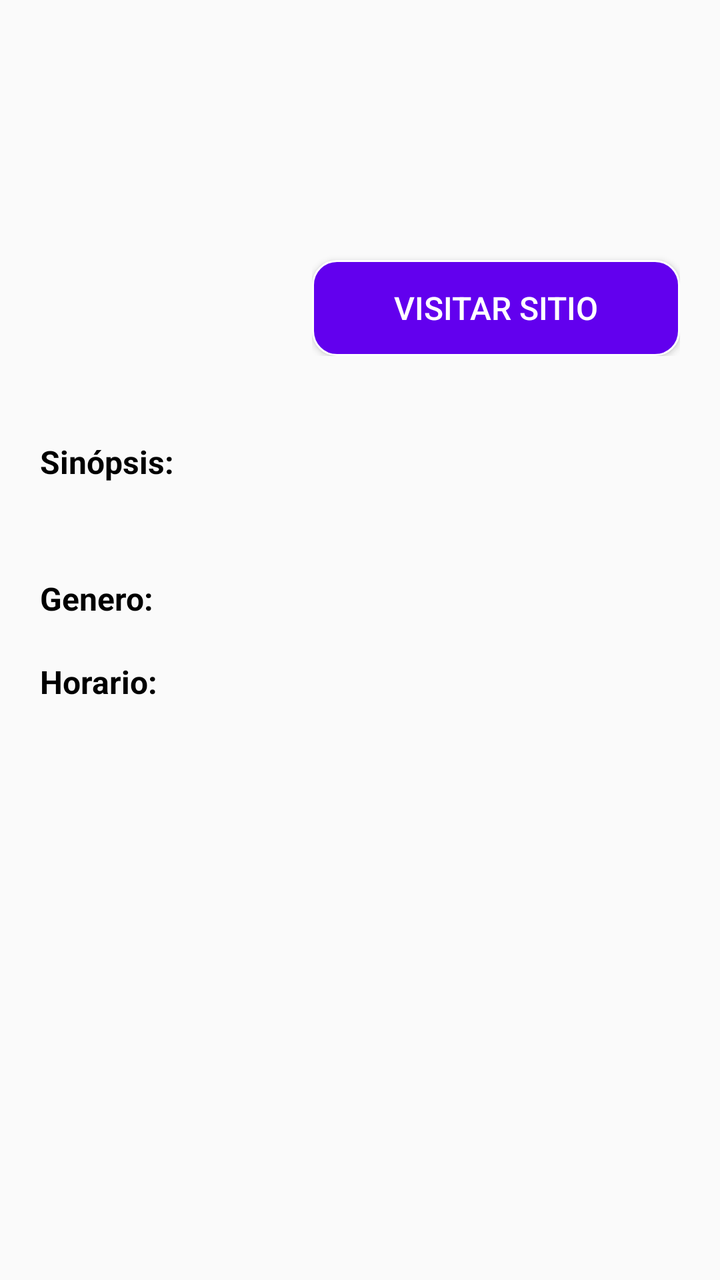
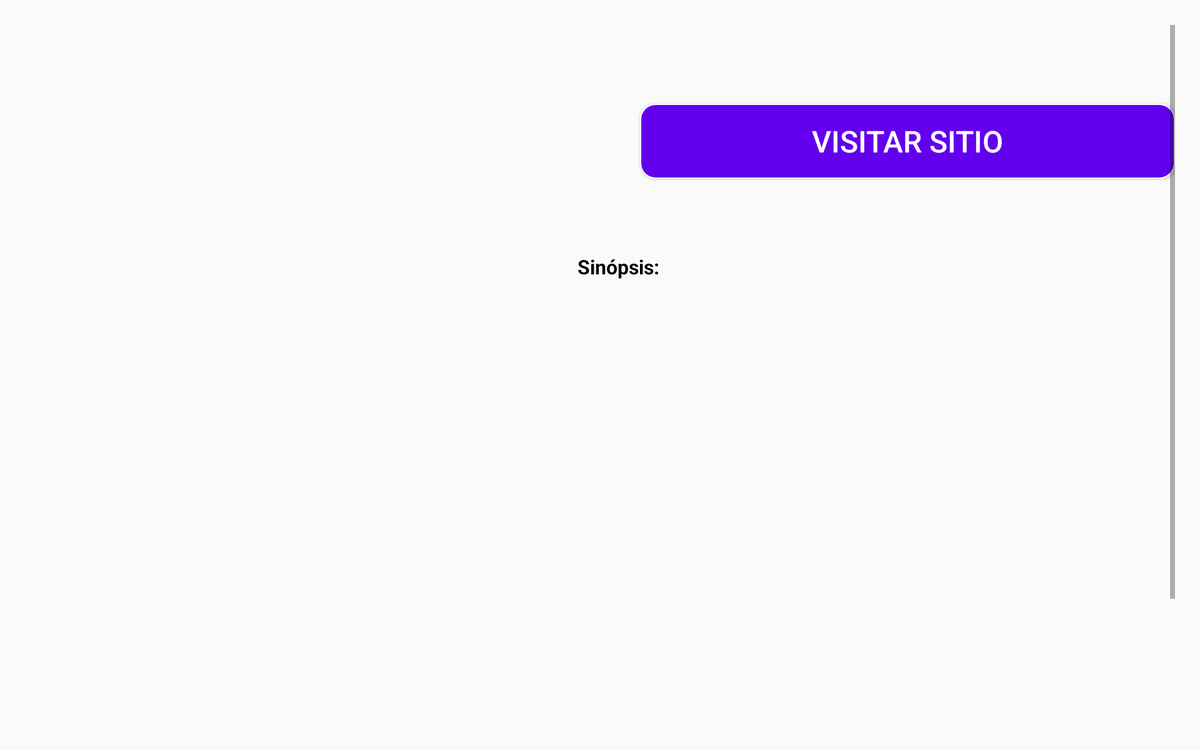

First picture: res/layout/ on a phone held upright. Second picture: the repository's own variant of that layout, on a device whose configuration matches the variant's folder. Source for both follows.
<!-- AndroidManifest.xml: application theme Theme.TvGuide_ -->
<!-- res/layout/fragment_show_details.xml -->
<?xml version="1.0" encoding="utf-8"?>
<androidx.constraintlayout.widget.ConstraintLayout xmlns:android="http://schemas.android.com/apk/res/android"
    xmlns:tools="http://schemas.android.com/tools"
    android:layout_width="match_parent"
    android:layout_height="match_parent"
    android:padding="20dp"
    xmlns:app="http://schemas.android.com/apk/res-auto"
    tools:context=".ShowDetailsFragment">

    <ScrollView
        android:layout_width="match_parent"
        android:layout_height="match_parent">
        <androidx.constraintlayout.widget.ConstraintLayout
            android:layout_width="match_parent"
            android:layout_height="match_parent">

            <ImageView
                android:id="@+id/ivItemImage"
                android:layout_width="@dimen/item_show_width"
                android:layout_height="@dimen/item_show_height"
                android:scaleType="fitCenter"
                app:layout_constraintBottom_toBottomOf="parent"
                app:layout_constraintStart_toStartOf="parent"
                app:layout_constraintTop_toTopOf="parent"
                app:layout_constraintVertical_bias="0.0" />

            <LinearLayout
                android:id="@+id/llInfo"
                android:layout_width="0dp"
                android:layout_height="wrap_content"
                android:layout_marginStart="16dp"
                android:orientation="vertical"
                app:layout_constraintBottom_toBottomOf="@+id/ivItemImage"
                app:layout_constraintEnd_toEndOf="parent"
                app:layout_constraintStart_toEndOf="@+id/ivItemImage"
                app:layout_constraintTop_toTopOf="@+id/ivItemImage">

                <TextView
                    style="@style/text_title"
                    android:id="@+id/tvItemName"
                    android:layout_width="wrap_content"
                    android:layout_height="wrap_content" />

                <TextView
                    style="@style/text_base"
                    android:id="@+id/tvItemNetworkName"
                    android:layout_width="wrap_content"
                    android:layout_height="wrap_content"
                    app:layout_constraintEnd_toEndOf="parent"
                    app:layout_constraintStart_toEndOf="@+id/ivItemImage"
                    app:layout_constraintTop_toBottomOf="@+id/tvItemName" />

                <TextView
                    style="@style/text_base"
                    android:id="@+id/tvItemDate"
                    android:layout_width="wrap_content"
                    android:layout_height="wrap_content"
                    app:layout_constraintEnd_toEndOf="parent"
                    app:layout_constraintStart_toEndOf="@+id/ivItemImage"
                    app:layout_constraintTop_toBottomOf="@+id/tvItemNetworkName" />

                <Button
                    android:id="@+id/btnOpenLink"
                    style="@style/bnt_action"
                    android:layout_width="match_parent"
                    android:layout_height="wrap_content"
                    android:layout_marginTop="15dp"
                    android:text="Visitar sitio"/>
            </LinearLayout>

            <TextView
                android:id="@+id/tvTitleSinopsis"
                style="@style/text_title"
                android:layout_width="match_parent"
                android:layout_height="wrap_content"
                android:layout_marginTop="20dp"
                android:textSize="16sp"
                android:text="Sinópsis:"
                app:layout_constraintEnd_toEndOf="parent"
                app:layout_constraintStart_toStartOf="parent"
                app:layout_constraintTop_toBottomOf="@+id/ivItemImage"/>

            <TextView
                android:id="@+id/tvSinopsis"
                style="@style/text_base"
                android:layout_width="match_parent"
                android:layout_height="wrap_content"
                android:layout_marginTop="5dp"
                android:textSize="16sp"
                app:layout_constraintEnd_toEndOf="parent"
                app:layout_constraintStart_toStartOf="parent"
                app:layout_constraintTop_toBottomOf="@+id/tvTitleSinopsis"/>


            <TextView
                android:id="@+id/tvTitleSGenero"
                style="@style/text_title"
                android:layout_width="wrap_content"
                android:layout_height="wrap_content"
                android:layout_marginTop="20dp"
                android:text="Genero:"
                android:textSize="16sp"
                app:layout_constraintEnd_toEndOf="parent"
                app:layout_constraintHorizontal_bias="0.0"
                app:layout_constraintStart_toStartOf="parent"
                app:layout_constraintTop_toBottomOf="@+id/tvSinopsis" />

            <TextView
                android:id="@+id/tvGenero"
                style="@style/text_base"
                android:layout_width="wrap_content"
                android:layout_height="wrap_content"
                android:textSize="16sp"
                android:layout_marginStart="10dp"
                app:layout_constraintEnd_toEndOf="parent"
                app:layout_constraintHorizontal_bias="0.0"
                app:layout_constraintStart_toEndOf="@+id/tvTitleSGenero"
                app:layout_constraintTop_toTopOf="@+id/tvTitleSGenero"
                app:layout_constraintBottom_toBottomOf="@+id/tvTitleSGenero"/>

            <TextView
                android:id="@+id/tvTitleSHorario"
                style="@style/text_title"
                android:layout_width="wrap_content"
                android:layout_height="wrap_content"
                android:layout_marginTop="20dp"
                android:text="Horario:"
                android:textSize="16sp"
                app:layout_constraintEnd_toEndOf="parent"
                app:layout_constraintHorizontal_bias="0.0"
                app:layout_constraintStart_toStartOf="parent"
                app:layout_constraintTop_toBottomOf="@+id/tvTitleSGenero" />

            <TextView
                android:id="@+id/tvHorario"
                style="@style/text_base"
                android:layout_width="wrap_content"
                android:layout_height="wrap_content"
                android:textSize="16sp"
                android:layout_marginStart="10dp"
                app:layout_constraintEnd_toEndOf="parent"
                app:layout_constraintHorizontal_bias="0.0"
                app:layout_constraintStart_toEndOf="@+id/tvTitleSHorario"
                app:layout_constraintTop_toTopOf="@+id/tvTitleSHorario"
                app:layout_constraintBottom_toBottomOf="@+id/tvTitleSHorario"/>

            <androidx.recyclerview.widget.RecyclerView
                android:id="@+id/rvSchedule"
                android:layout_width="match_parent"
                android:layout_height="wrap_content"
                android:layout_marginTop="20dp"
                app:layout_constraintStart_toStartOf="parent"
                app:layout_constraintEnd_toEndOf="parent"
                app:layout_constraintTop_toBottomOf="@+id/tvTitleSHorario"
                app:layout_constraintBottom_toBottomOf="parent"
                tools:listitem="@layout/item_talents">
            </androidx.recyclerview.widget.RecyclerView>


        </androidx.constraintlayout.widget.ConstraintLayout>

    </ScrollView>





</androidx.constraintlayout.widget.ConstraintLayout>
<!-- res/layout/item_talents.xml (included above) -->
<?xml version="1.0" encoding="utf-8"?>
<androidx.constraintlayout.widget.ConstraintLayout xmlns:android="http://schemas.android.com/apk/res/android"
    android:layout_width="wrap_content"
    android:layout_height="wrap_content"
    xmlns:app="http://schemas.android.com/apk/res-auto"
    android:padding="10dp">

    <ImageView
        android:id="@+id/ivImage"
        android:layout_width="120dp"
        android:layout_height="150dp"
        android:scaleType="fitCenter"
        app:layout_constraintBottom_toBottomOf="parent"
        app:layout_constraintEnd_toEndOf="parent"
        app:layout_constraintStart_toStartOf="parent"
        app:layout_constraintTop_toTopOf="parent" />

    <TextView
        android:id="@+id/tvName"
        style="@style/text_title"
        android:layout_width="wrap_content"
        android:layout_height="wrap_content"
        android:layout_marginTop="5dp"
        android:text="Prueba Prueba"
        app:layout_constraintEnd_toEndOf="@+id/ivImage"
        app:layout_constraintStart_toStartOf="@+id/ivImage"
        app:layout_constraintTop_toBottomOf="@+id/ivImage"/>
</androidx.constraintlayout.widget.ConstraintLayout>
<!-- resources referenced by this layout -->
<resources>
  <dimen name="item_show_height">180dp</dimen>
  <dimen name="item_show_width">120dp</dimen>
  <style name="bnt_action">
          <item name="android:gravity">center</item>
          <item name="android:textSize">16sp</item>
          <item name="android:textColor">@color/white</item>
          <item name="android:background">@drawable/background_button</item>
      </style>
  <style name="text_base">
          <item name="android:textColor">@color/black</item>
          <item name="android:textSize">18sp</item>
          <item name="android:textAlignment">textStart</item>
      </style>
  <style name="text_title">
          <item name="android:textColor">@color/black</item>
          <item name="android:textSize">18sp</item>
          <item name="android:textStyle">bold</item>
          <item name="android:textAlignment">textStart</item>
      </style>
  <style name="Theme.TvGuide_" parent="Theme.AppCompat.DayNight.NoActionBar">
          
          <item name="colorPrimary">@color/purple_500</item>
          <item name="colorPrimaryVariant">@color/purple_700</item>
          <item name="colorOnPrimary">@color/white</item>
          
          <item name="colorSecondary">@color/teal_200</item>
          <item name="colorSecondaryVariant">@color/teal_700</item>
          <item name="colorOnSecondary">@color/black</item>
          
          <item name="android:statusBarColor">?attr/colorPrimaryVariant</item>
          
      </style>
  <!-- drawable background_button (drawable) -->
  <?xml version="1.0" encoding="utf-8"?>
  <shape xmlns:android="http://schemas.android.com/apk/res/android">
      <stroke
          android:width="1dp"
          android:color="@color/white" />
      <corners android:radius="12dip" />
      <solid android:color="?attr/colorPrimary"/>
  </shape>
</resources>
<!-- res/layout-sw600dp-land/fragment_show_details.xml (the repository's variant of the layout above) -->
<!-- drawn on a 7-inch tablet turned sideways -->
<?xml version="1.0" encoding="utf-8"?>
<androidx.constraintlayout.widget.ConstraintLayout xmlns:android="http://schemas.android.com/apk/res/android"
    xmlns:tools="http://schemas.android.com/tools"
    android:layout_width="match_parent"
    android:layout_height="match_parent"
    android:padding="20dp"
    xmlns:app="http://schemas.android.com/apk/res-auto"
    tools:context=".ui.modules.showdatils.ui.ShowDetailsFragment">

    <ScrollView
        android:layout_width="match_parent"
        android:layout_height="match_parent">
        <androidx.constraintlayout.widget.ConstraintLayout
            android:layout_width="match_parent"
            android:layout_height="match_parent">

            <ImageView
                android:id="@+id/ivItemImage"
                android:layout_width="400dp"
                android:layout_height="600dp"
                android:scaleType="fitCenter"
                app:layout_constraintBottom_toBottomOf="parent"
                app:layout_constraintStart_toStartOf="parent"
                app:layout_constraintTop_toTopOf="parent"
                app:layout_constraintVertical_bias="0.0" />

            <LinearLayout
                android:id="@+id/llInfo"
                android:layout_width="wrap_content"
                android:layout_height="wrap_content"
                android:layout_marginStart="42dp"
                android:orientation="vertical"
                app:layout_constraintBottom_toBottomOf="@+id/ivItemImage"
                app:layout_constraintEnd_toEndOf="parent"
                app:layout_constraintHorizontal_bias="0.0"
                app:layout_constraintStart_toEndOf="@+id/ivItemImage"
                app:layout_constraintTop_toTopOf="@+id/ivItemImage"
                app:layout_constraintVertical_bias="0.050000012">

                <TextView
                    android:id="@+id/tvItemName"
                    style="@style/text_title"
                    android:layout_width="wrap_content"
                    android:layout_height="wrap_content" />

                <TextView
                    android:id="@+id/tvItemNetworkName"
                    style="@style/text_base"
                    android:layout_width="wrap_content"
                    android:layout_height="wrap_content"
                    android:layout_marginTop="20dp"
                    app:layout_constraintEnd_toEndOf="parent"
                    app:layout_constraintStart_toEndOf="@+id/ivItemImage"
                    app:layout_constraintTop_toBottomOf="@+id/tvItemName" />

                <TextView
                    android:id="@+id/tvItemDate"
                    style="@style/text_base"
                    android:layout_width="wrap_content"
                    android:layout_height="wrap_content"
                    android:layout_marginTop="20dp"
                    app:layout_constraintEnd_toEndOf="parent"
                    app:layout_constraintStart_toEndOf="@+id/ivItemImage"
                    app:layout_constraintTop_toBottomOf="@+id/tvItemNetworkName" />


            </LinearLayout>

            <Button
                android:id="@+id/btnOpenLink"
                style="@style/bnt_action"
                android:layout_width="0dp"
                android:layout_height="60dp"
                android:text="Visitar sitio"
                android:layout_marginStart="50dp"
                app:layout_constraintTop_toTopOf="@+id/llInfo"
                app:layout_constraintBottom_toBottomOf="@+id/llInfo"
                app:layout_constraintStart_toEndOf="@+id/llInfo"
                app:layout_constraintEnd_toEndOf="parent"/>

            <TextView
                android:id="@+id/tvTitleSinopsis"
                style="@style/text_title"
                android:layout_width="0dp"
                android:layout_height="wrap_content"
                android:layout_marginTop="20dp"
                android:textSize="16sp"
                android:text="Sinópsis:"
                android:layout_marginStart="42dp"
                app:layout_constraintEnd_toEndOf="parent"
                app:layout_constraintStart_toEndOf="@+id/ivItemImage"
                app:layout_constraintTop_toBottomOf="@+id/llInfo"/>

            <TextView
                android:id="@+id/tvSinopsis"
                style="@style/text_base"
                android:layout_width="0dp"
                android:layout_height="wrap_content"
                android:layout_marginTop="5dp"
                android:textSize="16sp"
                app:layout_constraintEnd_toEndOf="parent"
                app:layout_constraintStart_toStartOf="@+id/tvTitleSinopsis"
                app:layout_constraintTop_toBottomOf="@+id/tvTitleSinopsis"/>


            <TextView
                android:id="@+id/tvTitleSGenero"
                style="@style/text_title"
                android:layout_width="wrap_content"
                android:layout_height="wrap_content"
                android:layout_marginTop="20dp"
                android:text="Genero:"
                android:textSize="16sp"
                app:layout_constraintEnd_toEndOf="parent"
                app:layout_constraintHorizontal_bias="0.0"
                app:layout_constraintStart_toStartOf="parent"
                app:layout_constraintTop_toBottomOf="@+id/ivItemImage" />

            <TextView
                android:id="@+id/tvGenero"
                style="@style/text_base"
                android:layout_width="wrap_content"
                android:layout_height="wrap_content"
                android:textSize="16sp"
                android:layout_marginStart="10dp"
                app:layout_constraintEnd_toEndOf="parent"
                app:layout_constraintHorizontal_bias="0.0"
                app:layout_constraintStart_toEndOf="@+id/tvTitleSGenero"
                app:layout_constraintTop_toTopOf="@+id/tvTitleSGenero"
                app:layout_constraintBottom_toBottomOf="@+id/tvTitleSGenero"/>

            <TextView
                android:id="@+id/tvTitleSHorario"
                style="@style/text_title"
                android:layout_width="wrap_content"
                android:layout_height="wrap_content"
                android:layout_marginTop="20dp"
                android:text="Horario:"
                android:textSize="16sp"
                app:layout_constraintEnd_toEndOf="parent"
                app:layout_constraintHorizontal_bias="0.0"
                app:layout_constraintStart_toStartOf="parent"
                app:layout_constraintTop_toBottomOf="@+id/tvTitleSGenero" />

            <TextView
                android:id="@+id/tvHorario"
                style="@style/text_base"
                android:layout_width="wrap_content"
                android:layout_height="wrap_content"
                android:textSize="16sp"
                android:layout_marginStart="10dp"
                app:layout_constraintEnd_toEndOf="parent"
                app:layout_constraintHorizontal_bias="0.0"
                app:layout_constraintStart_toEndOf="@+id/tvTitleSHorario"
                app:layout_constraintTop_toTopOf="@+id/tvTitleSHorario"
                app:layout_constraintBottom_toBottomOf="@+id/tvTitleSHorario"/>

            <androidx.recyclerview.widget.RecyclerView
                android:id="@+id/rvSchedule"
                android:layout_width="0dp"
                android:layout_height="wrap_content"
                android:layout_marginTop="20dp"
                app:layout_constraintStart_toStartOf="@+id/llInfo"
                app:layout_constraintEnd_toEndOf="parent"
                app:layout_constraintTop_toBottomOf="@+id/tvSinopsis"
                app:layout_constraintBottom_toBottomOf="parent"
                tools:listitem="@layout/item_talents">
            </androidx.recyclerview.widget.RecyclerView>


        </androidx.constraintlayout.widget.ConstraintLayout>

    </ScrollView>





</androidx.constraintlayout.widget.ConstraintLayout>
<!-- resources referenced by the variant -->
<!-- as a 7-inch tablet turned sideways resolves them -->
<resources>
  <!-- from res/values-sw600dp/ -->
  <style name="bnt_action">
          <item name="android:gravity">center</item>
          <item name="android:textSize">24sp</item>
          <item name="android:textColor">@color/white</item>
          <item name="android:background">@drawable/background_button</item>
      </style>
  <!-- from res/values-sw600dp/ -->
  <style name="text_base">
          <item name="android:textColor">@color/black</item>
          <item name="android:textSize">22sp</item>
          <item name="android:textAlignment">textStart</item>
      </style>
  <!-- from res/values-sw600dp/ -->
  <style name="text_title">
          <item name="android:textColor">@color/black</item>
          <item name="android:textSize">30sp</item>
          <item name="android:textStyle">bold</item>
          <item name="android:textAlignment">textStart</item>
      </style>
  <style name="Theme.TvGuide_" parent="Theme.AppCompat.DayNight.NoActionBar">
          
          <item name="colorPrimary">@color/purple_500</item>
          <item name="colorPrimaryVariant">@color/purple_700</item>
          <item name="colorOnPrimary">@color/white</item>
          
          <item name="colorSecondary">@color/teal_200</item>
          <item name="colorSecondaryVariant">@color/teal_700</item>
          <item name="colorOnSecondary">@color/black</item>
          
          <item name="android:statusBarColor">?attr/colorPrimaryVariant</item>
          
      </style>
  <!-- drawable background_button (drawable) -->
  <?xml version="1.0" encoding="utf-8"?>
  <shape xmlns:android="http://schemas.android.com/apk/res/android">
      <stroke
          android:width="1dp"
          android:color="@color/white" />
      <corners android:radius="12dip" />
      <solid android:color="?attr/colorPrimary"/>
  </shape>
</resources>
